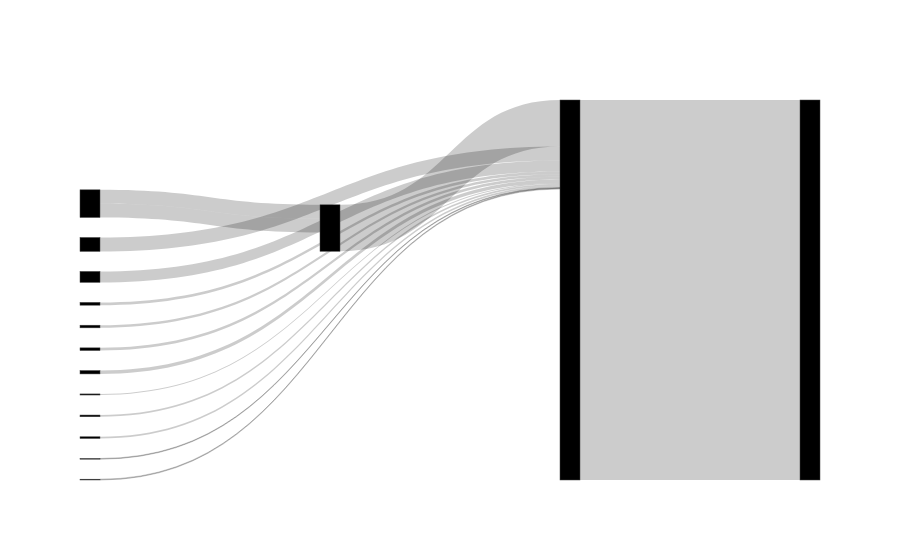

Here is the notebook cell this chart was saved with:
### Code cell
fig = go.Figure(data)
fig.show()

### Figure 1 — Plotly figure (JSON) as saved in the notebook; plotly's stock layout.template omitted (floating-point values rounded to 4 significant figures)
{"data": [{"link": {"label": ["SANTA MARIA FUNDO DE INVESTIMENTO MULTIMERCADO CREDITO PRIVADO", "PORT MM MULTIGESTORES FI EM COTAS DE FUNDOS DE INVESTIMENTO MULTIMERCADO LONGO PRAZO", "M&T FUNDO DE INVESTIMENTO EM AÇÕES", "PAT FUTURO FUNDO DE INVESTIMENTO MULTIMERCADO CREDITO PRIVADO INVESTIMENTO NO EXTERIOR", "TOMMA FUNDO DE INVESTIMENTO EM COTAS DE FI MULTIMERCADO CREDITO PRIVADO LONGO PRAZO", "FUNDO DE INVESTIMENTO MULTIMERCADO CRÉDITO PRIVADO INVESTIMENTO NO EXTERIOR CALBAR", "GSFC FUNDO DE INVESTIMENTO MULTIMERCADO CRÉDITO PRIVADO INVESTIMENTO NO EXTERIOR", "LE MONDE FI EM COTAS DE FUNDOS DE INVESTIMENTO MULTIMERCADO CRÉDITO PRIVADO INVESTIMENTO NO EXTERIOR", "SARARA FUNDO DE INVESTIMENTO EM COTAS DE FUNDOS DE INVESTIMENTO MULTIMERCADO CRÉD PRIV IE", "ASPEN HIGHLANDS FICFI MULTIMERCADO CRÉDITO PRIVADO INVESTIMENTO NO EXTERIOR", "FAIRWAY FUNDO DE INVESTIMENTO EM AÇÕES INVESTIMENTO NO EXTERIOR", "ITU FUNDO DE INVESTIMENTO EM COTAS DE FUNDOS DE INVESTIMENTO MULTIMERCADO CRÉDITO PRIVADO", "FORTAL FUNDO DE INVESTIMENTO EM COTAS DE FUNDOS DE INVESTIMENTO MULTIMERCADO CRÉDITO PRIVADO", "DAHLIA GLOBAL ALLOCATION FUNDO DE INVESTIMENTO EM COTAS DE FUNDO DE INVESTIMENTO MULTIMERCADO", "DAHLIA GLOBAL ALLOCATION MASTER FUNDO DE INVESTIMENTO MULTIMERCADO"], "source": [0, 0, 1, 2, 3, 4, 5, 6, 7, 8, 9, 10, 11, 12, 13], "target": [1, 1, 13, 13, 13, 13, 13, 13, 13, 13, 13, 13, 13, 13, 14], "value": [2093000.0, 2093000.0, 7034000.0, 1660000.0, 2109000.0, 167100.0, 424900.0, 400200.0, 408100.0, 106900.0, 512200.0, 260600.0, 261900.0, 122200.0, 57500000.0]}, "type": "sankey"}], "layout": {}}
